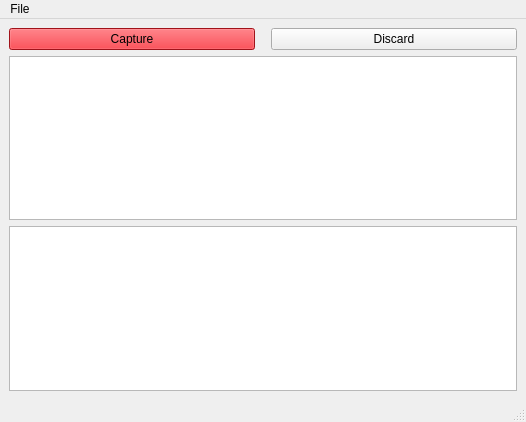
<?xml version="1.0" encoding="UTF-8"?>
<ui version="4.0">
 <class>MainWindow</class>
 <widget class="QMainWindow" name="MainWindow">
  <property name="geometry">
   <rect>
    <x>0</x>
    <y>0</y>
    <width>526</width>
    <height>422</height>
   </rect>
  </property>
  <property name="windowTitle">
   <string>MainWindow</string>
  </property>
  <widget class="QWidget" name="centralwidget">
   <layout class="QGridLayout" name="gridLayout">
    <item row="0" column="0">
     <layout class="QHBoxLayout" name="horizontalLayout">
      <item>
       <widget class="QPushButton" name="pbCapture">
        <property name="palette">
         <palette>
          <active>
           <colorrole role="Button">
            <brush brushstyle="SolidPattern">
             <color alpha="255">
              <red>224</red>
              <green>27</green>
              <blue>36</blue>
             </color>
            </brush>
           </colorrole>
           <colorrole role="Base">
            <brush brushstyle="SolidPattern">
             <color alpha="255">
              <red>224</red>
              <green>27</green>
              <blue>36</blue>
             </color>
            </brush>
           </colorrole>
           <colorrole role="Window">
            <brush brushstyle="SolidPattern">
             <color alpha="255">
              <red>224</red>
              <green>27</green>
              <blue>36</blue>
             </color>
            </brush>
           </colorrole>
          </active>
          <inactive>
           <colorrole role="Button">
            <brush brushstyle="SolidPattern">
             <color alpha="255">
              <red>224</red>
              <green>27</green>
              <blue>36</blue>
             </color>
            </brush>
           </colorrole>
           <colorrole role="Base">
            <brush brushstyle="SolidPattern">
             <color alpha="255">
              <red>224</red>
              <green>27</green>
              <blue>36</blue>
             </color>
            </brush>
           </colorrole>
           <colorrole role="Window">
            <brush brushstyle="SolidPattern">
             <color alpha="255">
              <red>224</red>
              <green>27</green>
              <blue>36</blue>
             </color>
            </brush>
           </colorrole>
          </inactive>
          <disabled>
           <colorrole role="Button">
            <brush brushstyle="SolidPattern">
             <color alpha="255">
              <red>224</red>
              <green>27</green>
              <blue>36</blue>
             </color>
            </brush>
           </colorrole>
           <colorrole role="Base">
            <brush brushstyle="SolidPattern">
             <color alpha="255">
              <red>224</red>
              <green>27</green>
              <blue>36</blue>
             </color>
            </brush>
           </colorrole>
           <colorrole role="Window">
            <brush brushstyle="SolidPattern">
             <color alpha="255">
              <red>224</red>
              <green>27</green>
              <blue>36</blue>
             </color>
            </brush>
           </colorrole>
          </disabled>
         </palette>
        </property>
        <property name="text">
         <string>Capture</string>
        </property>
       </widget>
      </item>
      <item>
       <spacer name="horizontalSpacer">
        <property name="orientation">
         <enum>Qt::Horizontal</enum>
        </property>
        <property name="sizeType">
         <enum>QSizePolicy::Fixed</enum>
        </property>
        <property name="sizeHint" stdset="0">
         <size>
          <width>10</width>
          <height>20</height>
         </size>
        </property>
       </spacer>
      </item>
      <item>
       <widget class="QPushButton" name="pbDiscard">
        <property name="text">
         <string>Discard</string>
        </property>
       </widget>
      </item>
     </layout>
    </item>
    <item row="1" column="0">
     <widget class="QChartView" name="gvChart"/>
    </item>
    <item row="2" column="0">
     <widget class="QTableView" name="tvData"/>
    </item>
   </layout>
  </widget>
  <widget class="QStatusBar" name="statusbar"/>
  <widget class="QMenuBar" name="menubar">
   <property name="geometry">
    <rect>
     <x>0</x>
     <y>0</y>
     <width>526</width>
     <height>22</height>
    </rect>
   </property>
   <widget class="QMenu" name="menuFile">
    <property name="title">
     <string>File</string>
    </property>
    <addaction name="actionExport_as"/>
   </widget>
   <addaction name="menuFile"/>
  </widget>
  <action name="actionExport_as">
   <property name="text">
    <string>Export as...</string>
   </property>
  </action>
 </widget>
 <customwidgets>
  <customwidget>
   <class>QChartView</class>
   <extends>QGraphicsView</extends>
   <header>QtCharts</header>
  </customwidget>
 </customwidgets>
 <resources/>
 <connections/>
</ui>
